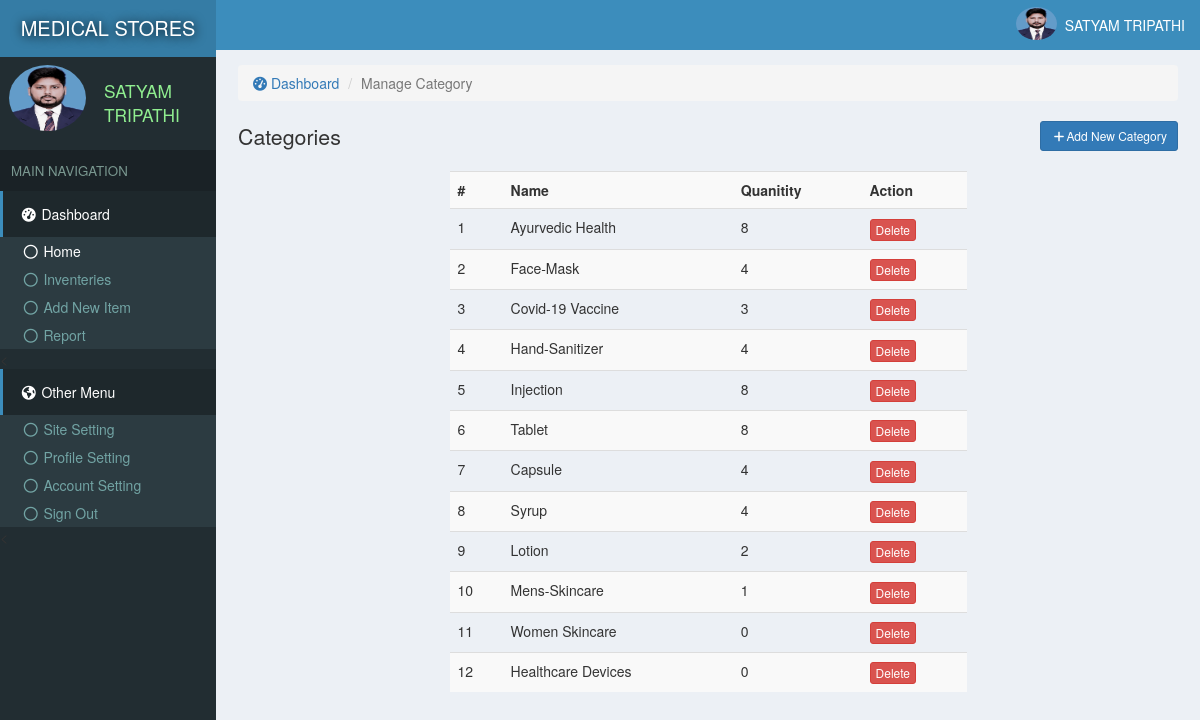
The app's page /manageCat.php (signed in) with its own data.
### tables this page shows
CREATE TABLE `site` (
  `id` int(11) NOT NULL,
  `title` varchar(222) NOT NULL,
  `name` varchar(222) NOT NULL
);

CREATE TABLE `users` (
  `id` int(11) NOT NULL,
  `email` varchar(222) NOT NULL,
  `password` varchar(222) NOT NULL,
  `name` varchar(222) NOT NULL,
  `pic` varchar(222) NOT NULL,
  `number` varchar(222) NOT NULL,
  `date` timestamp NOT NULL DEFAULT current_timestamp()
);

CREATE TABLE `categories` (
  `id` int(11) NOT NULL,
  `name` varchar(222) NOT NULL,
  `pic` varchar(111) NOT NULL,
  `details` varchar(333) NOT NULL,
  `date` timestamp NOT NULL DEFAULT current_timestamp()
);

### assets/function.php (called while the page is built, shortened)
<?php
function siteName()
{
	global $con;
	$array = $con->query("select * from site where id='1'");
	$row = $array->fetch_assoc();
	return $row['name'];
}
 ?>

### assets/db.php (called while the page is built, shortened)
<?php
    $con = new mysqli('localhost','root','','store');
    $array = $con->query("select * from users where id ='$_SESSION[userId]'");
    $user = $array->fetch_assoc();
?>

### manageCat.php (the view, shortened to what this page needs)
<?php require "assets/function.php" ?>
<?php require 'assets/db.php';?>
<!DOCTYPE html>
<html>
<head>
  <?php require "assets/autoloader.php" ?>
</head>
<body style="background: #ECF0F5;padding:0;margin:0">
<div class="dashboard" style="position: fixed;width: 18%;height: 100%;background:#222D32">
  <div style="background:#357CA5;padding: 14px 3px;color:white;font-size: 15pt;text-align: center;text-shadow: 1px 1px 11px black">
    <a href="index.php" style="color: white;text-decoration: none;"><?php echo strtoupper(siteName()); ?> </a>
  </div>
  <div class="flex" style="padding: 3px 7px;margin:5px 2px;">
    <div><img src="photo/<?php echo $user['pic'] ?>" class='img-circle' style='width: 77px;height: 66px'></div>
    <div style="color:lightgreen;font-size: 13pt;padding: 14px 7px;margin-left: 11px;"><?php echo ucfirst($user['name']); ?></div>
  </div>
  <div style="background: #1A2226;font-size: 10pt;padding: 11px;color: #79978F">MAIN NAVIGATION</div>
  <div>
    <div style="background:#1E282C;color: white;padding: 13px 17px;border-left: 3px solid #3C8DBC;"><span><i class="fa fa-dashboard fa-fw"></i> Dashboard</span></div>
    <div class="item">
      <ul class="nostyle zero">
        <a href="index.php"><li style="color: white"><i class="fa fa-circle-o fa-fw"></i> Home</li></a>
        <a href="inventeries.php"><li><i class="fa fa-circle-o fa-fw"></i> Inventeries</li></a>
       <a href="addnew.php"><li><i class="fa fa-circle-o fa-fw"></i> Add New Item</li></a>
        <a href="reports.php"><li><i class="fa fa-circle-o fa-fw"></i> Report</li></a>
      </ul><
    </div>
  </div>
  <div style="background:#1E282C;color: white;padding: 13px 17px;border-left: 3px solid #3C8DBC;"><span><i class="fa fa-globe fa-fw"></i> Other Menu</span></div>
  <div class="item">
      <ul class="nostyle zero">
        <a href="sitesetting.php"><li><i class="fa fa-circle-o fa-fw"></i> Site Setting</li></a>
       <a href="profile.php"><li><i class="fa fa-circle-o fa-fw"></i> Profile Setting</li></a>
        <a href="accountSetting.php"><li><i class="fa fa-circle-o fa-fw"></i> Account Setting</li></a>
        <a href="logout.php"><li><i class="fa fa-circle-o fa-fw"></i> Sign Out</li></a>
      </ul><
    </div>
</div>
<div class="marginLeft" >
  <div style="color:white;background:#3C8DBC" >
    <div class="pull-right flex rightAccount" style="padding-right: 11px;padding: 7px;">
      <div><img src="photo/<?php echo $user['pic'] ?>" style='width: 41px;height: 33px;' class='img-circle'></div>
      <div style="padding: 8px"><?php echo ucfirst($user['name']) ?></div>
    </div>
  </div>
  <div class="content2">
  	<ol class="breadcrumb ">
        <li><a href="index.php"><i class="fa fa-dashboard"></i> Dashboard</a></li>
        <li class="active">Manage Category</li>
    </ol>
    <div>
      <span style="font-size: 16pt;color: #333333">Categories </span>
      <button class="btn btn-primary btn-sm pull-right" data-toggle="modal" data-target="#addIn"><i class="fa fa-plus fa-fw"> </i>Add New Category</button>
    </div>
  <?php
  	$i=0;
    $array = $con->query("select * from categories");
    ?>
    <br>
    <table class="table table-hover table-striped " style="width: 55%;margin: auto;">
    	<tr>
    		<th>#</th>
    		<th>Name</th>
    		<th>Quanitity</th>
    		<th>Action</th>
    	</tr>
    <?php
    while ($row = $array->fetch_assoc())
    {
    	$i++;
      $array2 = $con->query("select count(*) as qty from inventeries where catId = '$row[id]'");
      $row2 = $array2->fetch_assoc();
  ?>
    <tr>
    	<td><?php echo $i ?></td>
    	<td><?php echo $row['name']; ?></td>
    	<td><?php echo $row2['qty']; ?></td>
    	<td><a href="delete.php?category=<?php echo $row['id'] ?>"><button class="btn btn-xs btn-danger">Delete</button></a></td>
    </tr>
  <?php
    }
    echo "</table>";
   ?>
  </div>
</div>
</body>
</html>

### records on screen
site: name "MEDICAL STORES"
users: pic (picture), name "SATYAM TRIPATHI"
categories: name "Ayurvedic Health", qty "8"
categories: name "Face-Mask", qty "4"
categories: name "Covid-19 Vaccine", qty "3"
categories: name "Hand-Sanitizer", qty "4"
categories: name "Injection", qty "8"
categories: name "Tablet", qty "8"
categories: name "Capsule", qty "4"
categories: name "Syrup", qty "4"
categories: name "Lotion", qty "2"
categories: name "Mens-Skincare", qty "1"
categories: name "Women Skincare", qty "0"
categories: name "Healthcare Devices", qty "0"
